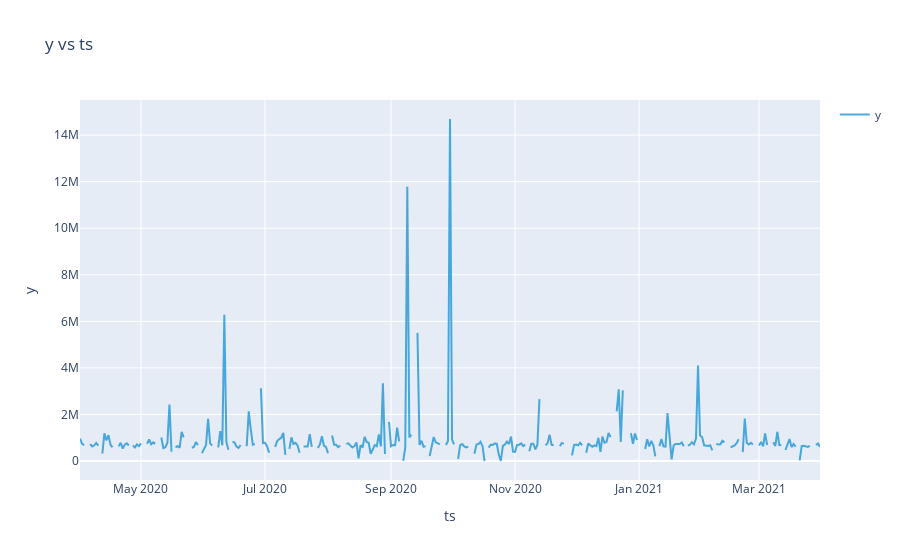

Notebook code for this chart:
### Code cell
ts = result.timeseries
fig = ts.plot()
plotly.io.show(fig)

### Figure 1 — Plotly figure (JSON) as saved in the notebook; plotly's stock layout.template omitted (floating-point values rounded to 4 significant figures; data arrays with more than 128 entries replaced by an {"elided": "..."} marker saying what was removed)
{"data": [{"line": {"color": "rgb(32, 149, 212)"}, "mode": "lines", "name": "y", "opacity": 0.8, "type": "scatter", "x": {"elided": "365 str values"}, "y": {"elided": "365 float values"}}], "layout": {"legend": {"traceorder": "reversed"}, "showlegend": true, "title": {"text": "y vs ts"}, "xaxis": {"title": {"text": "ts"}}, "yaxis": {"title": {"text": "y"}}}}
